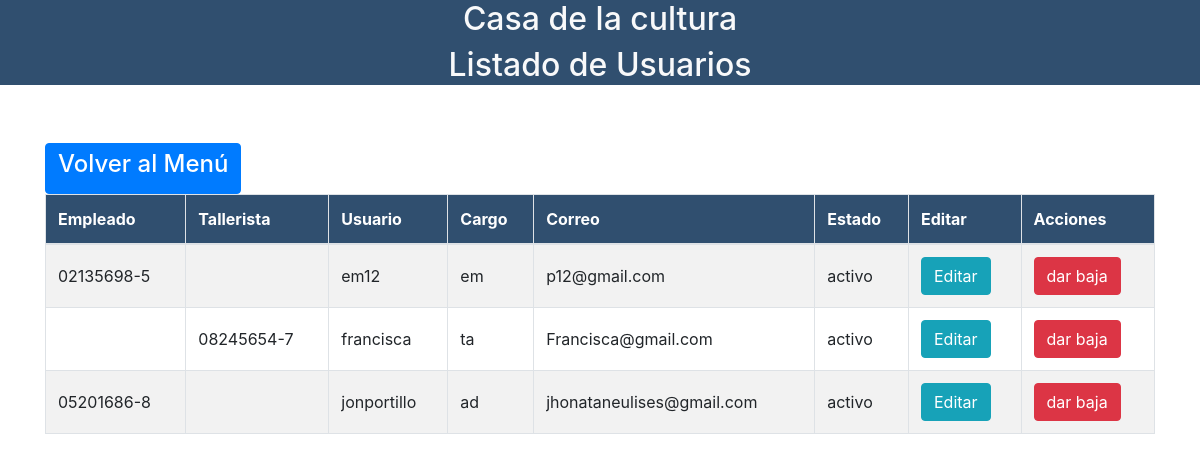
Before: /Ver_usuario.php with the older database file.
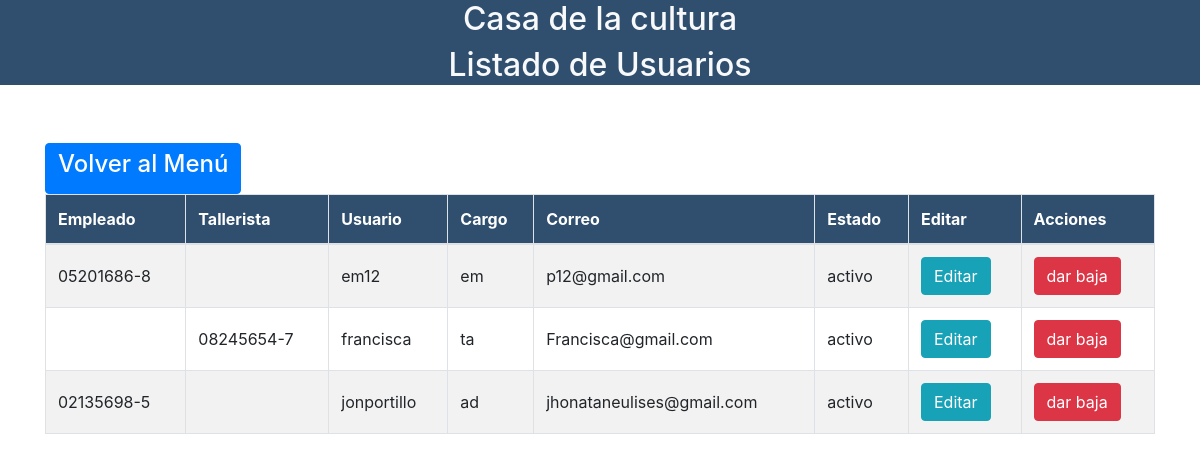
After: the same page with the newer database file.
### tables this page shows
CREATE TABLE `tb_usuario`  (
  `user` varchar(50) NOT NULL,
  `pass` varchar(255) NULL DEFAULT NULL,
  `tipo` varchar(5) NULL DEFAULT NULL,
  `dui_empleado` varchar(10) NULL DEFAULT NULL,
  `dui_tallerista` varchar(10) NULL DEFAULT NULL,
  `correo` varchar(255) NULL DEFAULT NULL,
  `estado` varchar(10) NULL DEFAULT NULL,
  PRIMARY KEY (`user`) USING BTREE,
  INDEX `fk_dui_tallerista`(`dui_tallerista`) USING BTREE,
  INDEX `fk_usuario_empleado`(`dui_empleado`) USING BTREE,
  CONSTRAINT `fk_dui_tallerista` FOREIGN KEY (`dui_tallerista`) REFERENCES `tb_talleristas` (`dui_tallerista`) ON DELETE NO ACTION ON UPDATE NO ACTION,
  CONSTRAINT `fk_usuario_empleado` FOREIGN KEY (`dui_empleado`) REFERENCES `tb_empleados` (`dui_empleado`) ON DELETE NO ACTION ON UPDATE NO ACTION
);

### Ver_usuario.php (the view, shortened to what this page needs)
<?php
$con = conectar();
?>
<!doctype html>
<html lang="en">
<head>
    <link rel="stylesheet" href="tablas_css/bootstrap/css/bootstrap.min.css">
    <link rel="stylesheet" href="tablas_css/main.css">
    <link rel="stylesheet" type="text/css" href="tablas_css/datatables/datatables.min.css" />
    <link rel="stylesheet" type="text/css" href="tablas_css/datatables/DataTables-1.10.18/css/dataTables.bootstrap4.min.css">
    <link rel="stylesheet" href="https://use.fontawesome.com/releases/v5.8.2/css/all.css">
    <link rel="stylesheet" href="./vendor/sweetalert2/dist/sweetalert2.min.css">
</head>
<body>
    <header>
        <h2 class="text-center text-light">Casa de la cultura</h2>
        <h2 class="text-center text-light">Listado de Usuarios</h2>
    </header>
    <div style="height:50px"></div>
    <div class="container">
        <a href="http://localhost/ProyectoCultura/menu_administrador.php" class="btn btn-primary">
            <h4> Volver al Menú </h4>
        </a>
        <br>
        <div class="row">
            <div class="col-lg-12">
                <div class="table-responsive">
                    <table id="example" class="table table-striped table-bordered" cellspacing="0" width="100%">
                        <thead>
                            <tr>
                                <th>Empleado</th>
                                <th>Tallerista</th>
                                <th>Usuario</th>
                                <th>Cargo</th>
                                <th>Correo</th>
                                <th>Estado</th>
                                <th>Editar</th>
                                <th>Acciones</th>
                            </tr>
                        </thead>
                        <tbody>
                            <?php
                            $sql = "SELECT * FROM tb_usuario";
                            $query = mysqli_query($con, $sql);
                            while ($row = mysqli_fetch_array($query)) {
                            ?>
                                <tr>
                                    <td><?php echo $row['dui_empleado'] ?></td>
                                    <td><?php echo $row['dui_tallerista'] ?></td>
                                    <td><?php echo $row['user'] ?></td>
                                    <td><?php echo $row['tipo'] ?></td>
                                    <td><?php echo $row['correo'] ?></td>
                                    <td><?php echo $row['estado'] ?></td>
                                    <?php
                                    if ($row['tipo'] == 'ad' || $row['tipo'] == 'em') {
                                    ?>
                                        <td><a href="FormActualizar_UsuarioEm.php?dui=<?php echo $row['dui_empleado'] ?>" class="btn btn-info">Editar </a></td>
                                        <?php
                                        if ($row['estado'] == 'activo') {
                                        ?>
                                            <td><a href="javascript:void(0)" class="btn btn-danger" id="delete_em" data-id="<?php echo $row['dui_empleado'] ?>">dar baja</a></td>
                                        <?php
                                        } else {
                                        ?>
                                            <td><a href="javascript:void(0)" class="btn btn-success" id="alta_em" data-id="<?php echo $row['dui_empleado'] ?>">dar alta</a></td>
                                        <?php
                                        }
                                    } else {
                                        ?>
                                        <td><a href="FormActualizar_UsuarioTa.php?dui=<?php echo $row['dui_tallerista'] ?>" class="btn btn-info">Editar </a></td>
                                        <?php
                                        if ($row['estado'] == 'activo') {
                                        ?>
                                            <td><a href="javascript:void(0)" class="btn btn-danger" id="delete_ta" data-id="<?php echo $row['dui_tallerista'] ?>">dar baja</a></td>
                                        <?php
                                        } else {
                                        ?>
                                            <td><a href="javascript:void(0)" class="btn btn-success" id="alta_ta" data-id="<?php echo $row['dui_tallerista'] ?>">dar alta</a></td>
                                    <?php
                                        }
                                    }
                                    ?>
                                </tr>
                            <?php
                            }
                            ?>
                        </tbody>
                    </table>
                </div>
            </div>
        </div>
    </div>
</body>
</html>

Changed rows visible on the page:
changed tb_usuario "em12": dui_empleado "02135698-5" → "05201686-8"
changed tb_usuario "jonportillo": dui_empleado "05201686-8" → "02135698-5"
